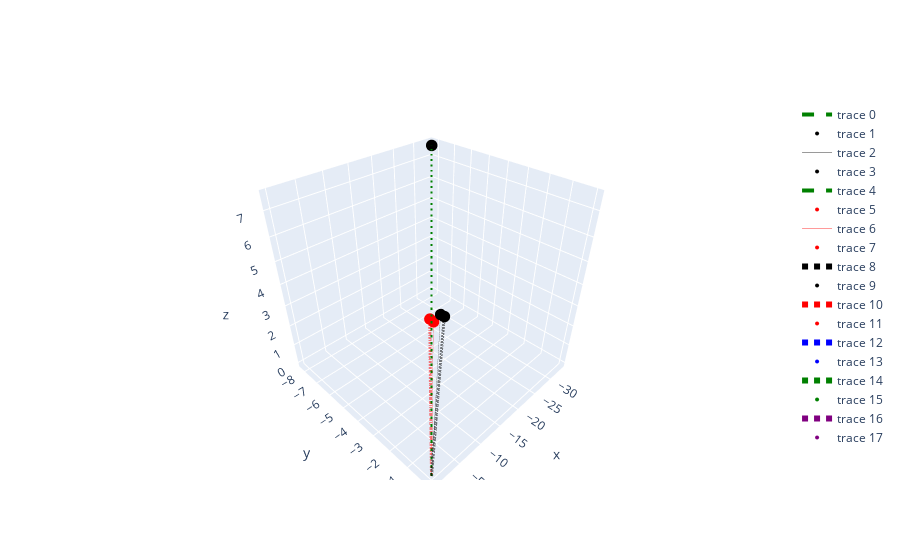

Here is the notebook cell this chart was saved with:
### Code cell
import plotly
import plotly.graph_objs as go
import plotly.express as px
fig = go.Figure()
scale = (
    1.0  
)
color_list = px.colors.qualitative.Light24
colors = ["black", "red", "blue", "green", "purple"]
colors1 = ["green", "green", "green", "green"]
for i in range(0,len(sd_pandora)):
    v = torch.Tensor(sd_pandora.pandora_calibrated_pos.values[i])
    # v = v/torch.norm(v)
    vt = torch.Tensor(sd_pandora.true_pos.values[i])
    # vt = vt/torch.norm(vt)
    plot_single_arrow(
        fig,
        v,
        line=dict(color=colors1[i], width=4, dash="dash"),
        color=colors[i]
    ) 
    plot_single_arrow(
        fig,
        vt,
        line=dict(color=colors[i], width=0.4),
        color=colors[i]
    ) 
for i in range(0,len(sd_ML)): 
    vt1 = torch.Tensor(sd_ML.pred_pos_matched.values[i])
    # vt1 = vt1/torch.norm(vt1)
    plot_single_arrow(
        fig,
        vt1,
        line=dict(color=colors[i], width=6, dash="dot"),
        color=colors[i]
    ) 
fig.show()

### Figure 1 — Plotly figure (JSON) as saved in the notebook; plotly's stock layout.template omitted (floating-point values rounded to 4 significant figures)
{"data": [{"line": {"color": "green", "dash": "dash", "width": 4}, "mode": "lines", "type": "scatter3d", "x": [0, -33.64], "y": [0, -8.211], "z": [0, 7.493]}, {"hovertext": "", "marker": {"color": "black", "size": 4}, "mode": "markers", "type": "scatter3d", "x": [-33.64], "y": [-8.211], "z": [7.493]}, {"line": {"color": "black", "width": 0.4}, "mode": "lines", "type": "scatter3d", "x": [0, -14.94], "y": [0, -3.138], "z": [0, 3.304]}, {"hovertext": "", "marker": {"color": "black", "size": 4}, "mode": "markers", "type": "scatter3d", "x": [-14.94], "y": [-3.138], "z": [3.304]}, {"line": {"color": "green", "dash": "dash", "width": 4}, "mode": "lines", "type": "scatter3d", "x": [0, null], "y": [0, null], "z": [0, null]}, {"hovertext": "", "marker": {"color": "red", "size": 4}, "mode": "markers", "type": "scatter3d", "x": [null], "y": [null], "z": [null]}, {"line": {"color": "red", "width": 0.4}, "mode": "lines", "type": "scatter3d", "x": [0, -14.1], "y": [0, -3.336], "z": [0, 2.969]}, {"hovertext": "", "marker": {"color": "red", "size": 4}, "mode": "markers", "type": "scatter3d", "x": [-14.1], "y": [-3.336], "z": [2.969]}, {"line": {"color": "black", "dash": "dot", "width": 6}, "mode": "lines", "type": "scatter3d", "x": [0, -14.99], "y": [0, -2.945], "z": [0, 3.305]}, {"hovertext": "", "marker": {"color": "black", "size": 4}, "mode": "markers", "type": "scatter3d", "x": [-14.99], "y": [-2.945], "z": [3.305]}, {"line": {"color": "red", "dash": "dot", "width": 6}, "mode": "lines", "type": "scatter3d", "x": [0, -14.11], "y": [0, -3.548], "z": [0, 2.985]}, {"hovertext": "", "marker": {"color": "red", "size": 4}, "mode": "markers", "type": "scatter3d", "x": [-14.11], "y": [-3.548], "z": [2.985]}, {"line": {"color": "blue", "dash": "dot", "width": 6}, "mode": "lines", "type": "scatter3d", "x": [0, null], "y": [0, null], "z": [0, null]}, {"hovertext": "", "marker": {"color": "blue", "size": 4}, "mode": "markers", "type": "scatter3d", "x": [null], "y": [null], "z": [null]}, {"line": {"color": "green", "dash": "dot", "width": 6}, "mode": "lines", "type": "scatter3d", "x": [0, null], "y": [0, null], "z": [0, null]}, {"hovertext": "", "marker": {"color": "green", "size": 4}, "mode": "markers", "type": "scatter3d", "x": [null], "y": [null], "z": [null]}, {"line": {"color": "purple", "dash": "dot", "width": 6}, "mode": "lines", "type": "scatter3d", "x": [0, null], "y": [0, null], "z": [0, null]}, {"hovertext": "", "marker": {"color": "purple", "size": 4}, "mode": "markers", "type": "scatter3d", "x": [null], "y": [null], "z": [null]}], "layout": {}}
